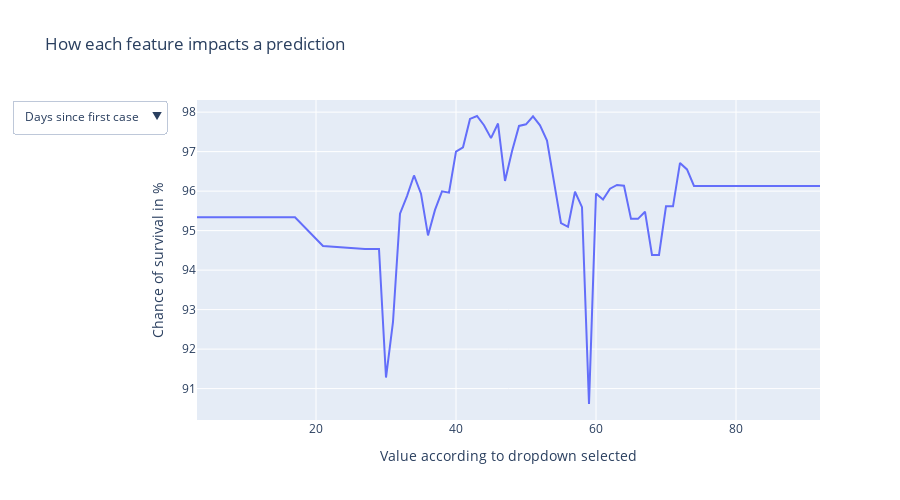

Here is the notebook cell this chart was saved with:
### Code cell
# Make interactive PDP plots

# Show first line
initLine = go.Scatter(x=dsfc_x, y=dsfc_y)

# Construct dropdown menu and graph-changes
updatemenus = [
    {
        'buttons': [
            {
                'method': 'restyle',
                'label': 'Days since first case',
                'args': [
                    {'x': [dsfc_x], 'y': [dsfc_y], 'xaxis': "test"},
                ]
            },
            {
                'method': 'restyle',
                'label': 'Age',
                'args': [
                    {'x': [age_x], 'y': [age_y], 'xaxis': "nooo"},
                ]
            },
            {
                'method': 'restyle',
                'label': 'Existing illness',
                'args': [
                    {'x': [ei_x], 'y': [ei_y]},
                ]
            },
            {
                'method': 'restyle',
                'label': 'Sex',
                'args': [
                    {'x': [sex_x], 'y': [sex_y]},
                ]
            }
        ],
        'direction': 'down',
        'showactive': True,
    }
]

# Update layout based on dropdown
layout = go.Layout(
    title_text = "How each feature impacts a prediction",
    yaxis_title="Chance of survival in %",
    xaxis_title="Value according to dropdown selected",
    width=900, 
    height=500,
    updatemenus=updatemenus,
)

# Plot figure
figure = go.Figure(data=[initLine], layout=layout)
figure

### Figure 1 — Plotly figure (JSON) as saved in the notebook; plotly's stock layout.template omitted (floating-point values rounded to 4 significant figures)
{"data": [{"type": "scatter", "x": [3, 6, 11, 13, 16, 17, 21, 27, 29, 30, 31, 32, 33, 34, 35, 36, 37, 38, 39, 40, 41, 42, 43, 44, 45, 46, 47, 48, 49, 50, 51, 52, 53, 54, 55, 56, 57, 58, 59, 60, 61, 62, 63, 64, 65, 66, 67, 68, 69, 70, 71, 72, 73, 74, 75, 76, 77, 78, 79, 82, 84, 85, 87, 91, 92], "y": [95.34, 95.34, 95.34, 95.34, 95.34, 95.34, 94.61, 94.54, 94.54, 91.28, 92.69, 95.43, 95.87, 96.4, 95.94, 94.88, 95.52, 95.99, 95.96, 97.0, 97.11, 97.83, 97.9, 97.67, 97.34, 97.71, 96.26, 97.01, 97.65, 97.69, 97.89, 97.67, 97.28, 96.26, 95.19, 95.1, 95.98, 95.6, 90.61, 95.94, 95.79, 96.06, 96.16, 96.14, 95.3, 95.3, 95.48, 94.38, 94.38, 95.62, 95.62, 96.71, 96.55, 96.13, 96.13, 96.13, 96.13, 96.13, 96.13, 96.13, 96.13, 96.13, 96.13, 96.13, 96.13]}], "layout": {"height": 500, "title": {"text": "How each feature impacts a prediction"}, "updatemenus": [{"buttons": [{"args": [{"x": [[3, 6, 11, 13, 16, 17, 21, 27, 29, 30, 31, 32, 33, 34, 35, 36, 37, 38, 39, 40, 41, 42, 43, 44, 45, 46, 47, 48, 49, 50, 51, 52, 53, 54, 55, 56, 57, 58, 59, 60, 61, 62, 63, 64, 65, 66, 67, 68, 69, 70, 71, 72, 73, 74, 75, 76, 77, 78, 79, 82, 84, 85, 87, 91, 92]], "xaxis": "test", "y": [[95.34, 95.34, 95.34, 95.34, 95.34, 95.34, 94.61, 94.54, 94.54, 91.28, 92.69, 95.43, 95.87, 96.4, 95.94, 94.88, 95.52, 95.99, 95.96, 97.0, 97.11, 97.83, 97.9, 97.67, 97.34, 97.71, 96.26, 97.01, 97.65, 97.69, 97.89, 97.67, 97.28, 96.26, 95.19, 95.1, 95.98, 95.6, 90.61, 95.94, 95.79, 96.06, 96.16, 96.14, 95.3, 95.3, 95.48, 94.38, 94.38, 95.62, 95.62, 96.71, 96.55, 96.13, 96.13, 96.13, 96.13, 96.13, 96.13, 96.13, 96.13, 96.13, 96.13, 96.13, 96.13]]}], "label": "Days since first case", "method": "restyle"}, {"args": [{"x": [[0, 10, 20, 30, 40, 50, 60, 70, 80, 90]], "xaxis": "nooo", "y": [[99.21, 99.21, 99.21, 99.0, 98.72, 98.91, 97.11, 79.5, 78.69, 71.48]]}], "label": "Age", "method": "restyle"}, {"args": [{"x": [["No existing illness", "Existing illness present"]], "y": [[97.28, 48.31]]}], "label": "Existing illness", "method": "restyle"}, {"args": [{"x": [["Male", "Female"]], "y": [[94.61, 97.99]]}], "label": "Sex", "method": "restyle"}], "direction": "down", "showactive": true}], "width": 900, "xaxis": {"title": {"text": "Value according to dropdown selected"}}, "yaxis": {"title": {"text": "Chance of survival in %"}}}}
